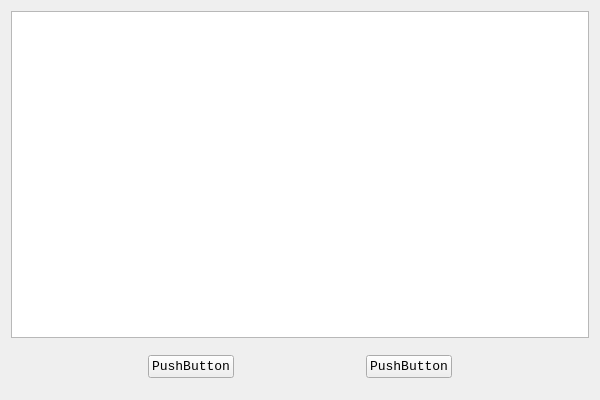
<?xml version="1.0" encoding="UTF-8"?>
<ui version="4.0">
 <class>KeyBoardListenerClass</class>
 <widget class="QWidget" name="KeyBoardListenerClass">
  <property name="geometry">
   <rect>
    <x>0</x>
    <y>0</y>
    <width>600</width>
    <height>400</height>
   </rect>
  </property>
  <property name="font">
   <font>
    <family>Consolas</family>
    <pointsize>10</pointsize>
   </font>
  </property>
  <property name="windowTitle">
   <string>KeyBoardListener</string>
  </property>
  <layout class="QVBoxLayout" name="verticalLayout">
   <item>
    <widget class="QPlainTextEdit" name="plainTextEdit"/>
   </item>
   <item>
    <widget class="QWidget" name="widget" native="true">
     <layout class="QHBoxLayout" name="horizontalLayout">
      <item>
       <spacer name="horizontalSpacer">
        <property name="orientation">
         <enum>Qt::Horizontal</enum>
        </property>
        <property name="sizeHint" stdset="0">
         <size>
          <width>40</width>
          <height>20</height>
         </size>
        </property>
       </spacer>
      </item>
      <item>
       <widget class="QPushButton" name="buttonStart">
        <property name="text">
         <string>PushButton</string>
        </property>
       </widget>
      </item>
      <item>
       <spacer name="horizontalSpacer_2">
        <property name="orientation">
         <enum>Qt::Horizontal</enum>
        </property>
        <property name="sizeHint" stdset="0">
         <size>
          <width>40</width>
          <height>20</height>
         </size>
        </property>
       </spacer>
      </item>
      <item>
       <widget class="QPushButton" name="buttonExit">
        <property name="text">
         <string>PushButton</string>
        </property>
       </widget>
      </item>
      <item>
       <spacer name="horizontalSpacer_3">
        <property name="orientation">
         <enum>Qt::Horizontal</enum>
        </property>
        <property name="sizeHint" stdset="0">
         <size>
          <width>40</width>
          <height>20</height>
         </size>
        </property>
       </spacer>
      </item>
     </layout>
    </widget>
   </item>
  </layout>
 </widget>
 <layoutdefault spacing="6" margin="11"/>
 <resources>
  <include location="KeyBoardListener.qrc"/>
 </resources>
 <connections/>
</ui>
